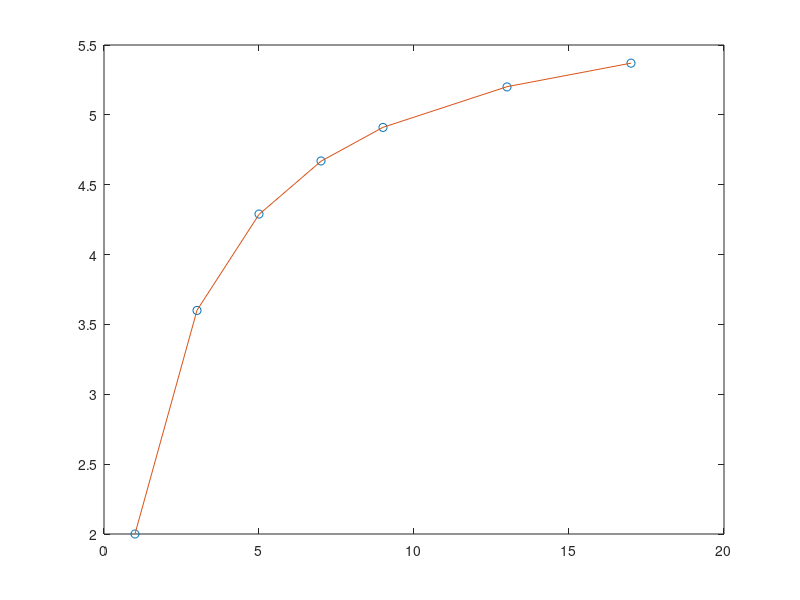

This chart was generated by the following MATLAB code:
clear all; close all; clc


X_data = [1:2:8, 9 13 17]';
Y = [2.00 3.60 4.29 4.67 4.91 5.20 5.37]';

fun = @(theta, x)  theta(1) * x ./  (theta(2) + x);

theta_guess =[100, 50];

%%

% theta(1) can be any from - infinity while 
% theta(2) should be greater than 1 to avoid any error that can occur 

lb = [-Inf, 0];    
ub = [ Inf, Inf];

[thmin_optimized,ssmin_errors_estimated] = lsqcurvefit(fun,theta_guess,X_data ,Y);

thmin_optimized

yfit_=fun(thmin_optimized,X_data);

yfit_

figure;
plot(X_data,Y,'o',X_data,yfit_)

